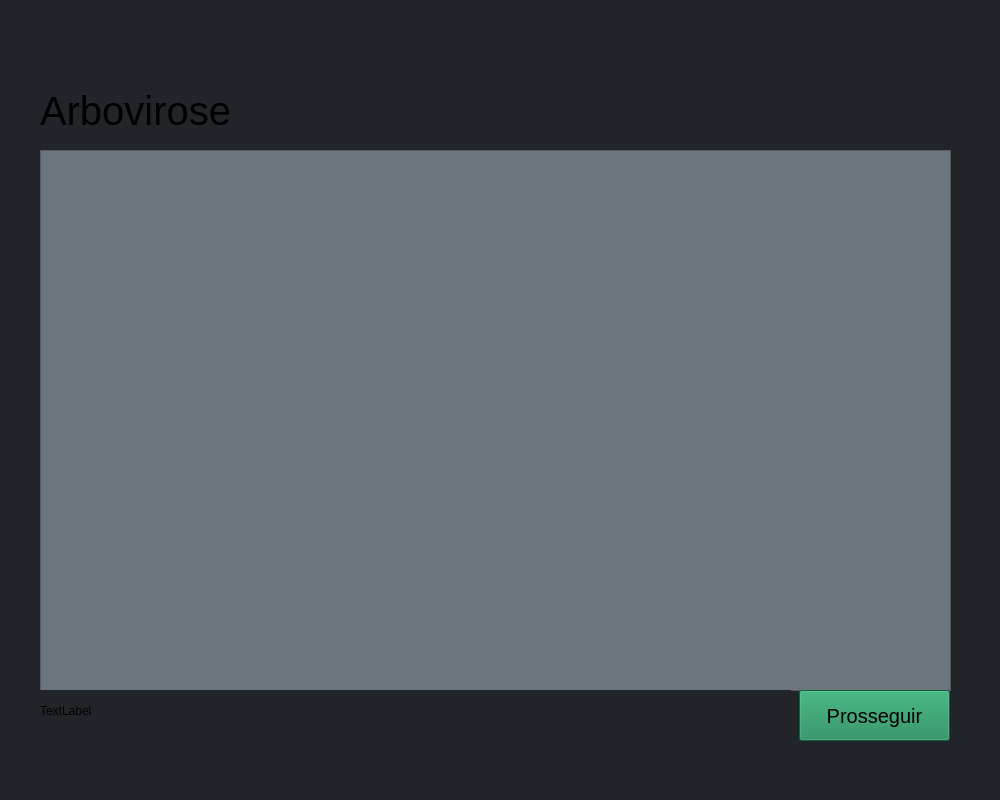
<?xml version="1.0" encoding="UTF-8"?>
<ui version="4.0">
 <class>MainWindow</class>
 <widget class="QMainWindow" name="MainWindow">
  <property name="geometry">
   <rect>
    <x>0</x>
    <y>0</y>
    <width>1000</width>
    <height>800</height>
   </rect>
  </property>
  <property name="maximumSize">
   <size>
    <width>1000</width>
    <height>800</height>
   </size>
  </property>
  <property name="mouseTracking">
   <bool>false</bool>
  </property>
  <property name="windowTitle">
   <string>Modelagem ArboBA</string>
  </property>
  <property name="styleSheet">
   <string notr="true">background-color: rgb(33, 37, 41);</string>
  </property>
  <property name="documentMode">
   <bool>false</bool>
  </property>
  <widget class="QWidget" name="centralwidget">
   <widget class="QFrame" name="frameInicial">
    <property name="geometry">
     <rect>
      <x>-10</x>
      <y>-30</y>
      <width>1021</width>
      <height>841</height>
     </rect>
    </property>
    <property name="frameShape">
     <enum>QFrame::StyledPanel</enum>
    </property>
    <property name="frameShadow">
     <enum>QFrame::Raised</enum>
    </property>
    <widget class="QTableView" name="dataframe">
     <property name="geometry">
      <rect>
       <x>50</x>
       <y>180</y>
       <width>911</width>
       <height>541</height>
      </rect>
     </property>
     <property name="styleSheet">
      <string notr="true">color: rgb(0, 0, 0);
background-color: rgb(108, 117, 125);</string>
     </property>
    </widget>
    <widget class="QLabel" name="label">
     <property name="geometry">
      <rect>
       <x>50</x>
       <y>110</y>
       <width>700</width>
       <height>61</height>
      </rect>
     </property>
     <property name="font">
      <font>
       <pointsize>30</pointsize>
      </font>
     </property>
     <property name="text">
      <string>Arbovirose</string>
     </property>
    </widget>
    <widget class="QPushButton" name="confirmarButton">
     <property name="geometry">
      <rect>
       <x>809</x>
       <y>720</y>
       <width>151</width>
       <height>51</height>
      </rect>
     </property>
     <property name="font">
      <font>
       <pointsize>15</pointsize>
       <bold>false</bold>
       <strikeout>false</strikeout>
      </font>
     </property>
     <property name="styleSheet">
      <string notr="true">background-color: rgb(27, 135, 85);
color: rgb(0, 0, 0);</string>
     </property>
     <property name="text">
      <string>Prosseguir</string>
     </property>
    </widget>
    <widget class="QLabel" name="label_2">
     <property name="geometry">
      <rect>
       <x>50</x>
       <y>720</y>
       <width>751</width>
       <height>41</height>
      </rect>
     </property>
     <property name="text">
      <string>TextLabel</string>
     </property>
    </widget>
   </widget>
  </widget>
 </widget>
 <resources/>
 <connections/>
</ui>
